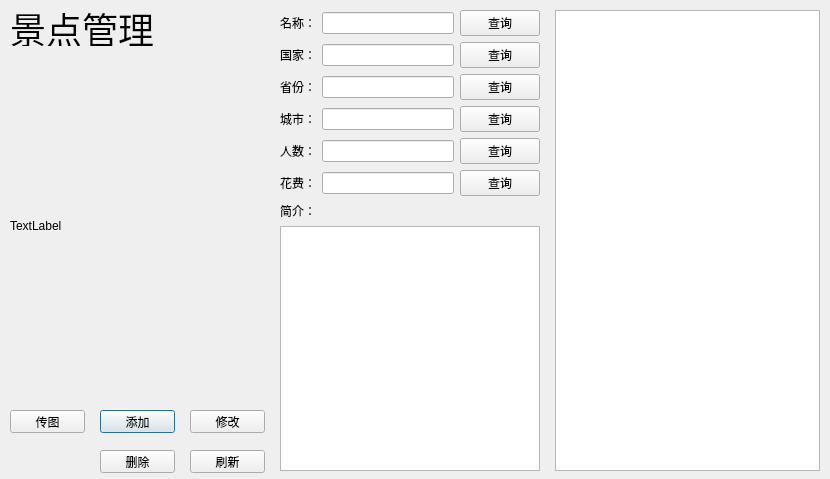
<?xml version="1.0" encoding="UTF-8"?>
<ui version="4.0">
 <class>placeDialog</class>
 <widget class="QDialog" name="placeDialog">
  <property name="geometry">
   <rect>
    <x>0</x>
    <y>0</y>
    <width>830</width>
    <height>479</height>
   </rect>
  </property>
  <property name="windowTitle">
   <string>Dialog</string>
  </property>
  <widget class="QLabel" name="label">
   <property name="geometry">
    <rect>
     <x>10</x>
     <y>10</y>
     <width>144</width>
     <height>36</height>
    </rect>
   </property>
   <property name="font">
    <font>
     <pointsize>27</pointsize>
    </font>
   </property>
   <property name="text">
    <string>景点管理</string>
   </property>
  </widget>
  <widget class="QLabel" name="label_2">
   <property name="geometry">
    <rect>
     <x>10</x>
     <y>60</y>
     <width>251</width>
     <height>331</height>
    </rect>
   </property>
   <property name="text">
    <string>TextLabel</string>
   </property>
  </widget>
  <widget class="QPushButton" name="pushButton_3">
   <property name="geometry">
    <rect>
     <x>100</x>
     <y>410</y>
     <width>75</width>
     <height>23</height>
    </rect>
   </property>
   <property name="text">
    <string>添加</string>
   </property>
  </widget>
  <widget class="QPushButton" name="pushButton_4">
   <property name="geometry">
    <rect>
     <x>190</x>
     <y>410</y>
     <width>75</width>
     <height>23</height>
    </rect>
   </property>
   <property name="text">
    <string>修改</string>
   </property>
  </widget>
  <widget class="QPushButton" name="pushButton_5">
   <property name="geometry">
    <rect>
     <x>100</x>
     <y>450</y>
     <width>75</width>
     <height>23</height>
    </rect>
   </property>
   <property name="text">
    <string>删除</string>
   </property>
  </widget>
  <widget class="QPushButton" name="pushButton_6">
   <property name="geometry">
    <rect>
     <x>190</x>
     <y>450</y>
     <width>75</width>
     <height>23</height>
    </rect>
   </property>
   <property name="text">
    <string>刷新</string>
   </property>
  </widget>
  <widget class="QPushButton" name="pushButton_7">
   <property name="geometry">
    <rect>
     <x>10</x>
     <y>410</y>
     <width>75</width>
     <height>23</height>
    </rect>
   </property>
   <property name="text">
    <string>传图</string>
   </property>
  </widget>
  <widget class="QTableView" name="tableView">
   <property name="geometry">
    <rect>
     <x>555</x>
     <y>10</y>
     <width>265</width>
     <height>461</height>
    </rect>
   </property>
  </widget>
  <widget class="QWidget" name="">
   <property name="geometry">
    <rect>
     <x>280</x>
     <y>10</y>
     <width>260</width>
     <height>461</height>
    </rect>
   </property>
   <layout class="QVBoxLayout" name="verticalLayout">
    <item>
     <layout class="QHBoxLayout" name="horizontalLayout">
      <item>
       <widget class="QLabel" name="label_3">
        <property name="text">
         <string>名称：</string>
        </property>
       </widget>
      </item>
      <item>
       <widget class="QLineEdit" name="lineEdit"/>
      </item>
      <item>
       <widget class="QPushButton" name="pushButton_8">
        <property name="text">
         <string>查询</string>
        </property>
       </widget>
      </item>
     </layout>
    </item>
    <item>
     <layout class="QHBoxLayout" name="horizontalLayout_2">
      <item>
       <widget class="QLabel" name="label_4">
        <property name="text">
         <string>国家：</string>
        </property>
       </widget>
      </item>
      <item>
       <widget class="QLineEdit" name="lineEdit_2"/>
      </item>
      <item>
       <widget class="QPushButton" name="pushButton_9">
        <property name="text">
         <string>查询</string>
        </property>
       </widget>
      </item>
     </layout>
    </item>
    <item>
     <layout class="QHBoxLayout" name="horizontalLayout_3">
      <item>
       <widget class="QLabel" name="label_5">
        <property name="text">
         <string>省份：</string>
        </property>
       </widget>
      </item>
      <item>
       <widget class="QLineEdit" name="lineEdit_3"/>
      </item>
      <item>
       <widget class="QPushButton" name="pushButton_10">
        <property name="text">
         <string>查询</string>
        </property>
       </widget>
      </item>
     </layout>
    </item>
    <item>
     <layout class="QHBoxLayout" name="horizontalLayout_4">
      <item>
       <widget class="QLabel" name="label_6">
        <property name="text">
         <string>城市：</string>
        </property>
       </widget>
      </item>
      <item>
       <widget class="QLineEdit" name="lineEdit_4"/>
      </item>
      <item>
       <widget class="QPushButton" name="pushButton_11">
        <property name="text">
         <string>查询</string>
        </property>
       </widget>
      </item>
     </layout>
    </item>
    <item>
     <layout class="QHBoxLayout" name="horizontalLayout_5">
      <item>
       <widget class="QLabel" name="label_7">
        <property name="text">
         <string>人数：</string>
        </property>
       </widget>
      </item>
      <item>
       <widget class="QLineEdit" name="lineEdit_5"/>
      </item>
      <item>
       <widget class="QPushButton" name="pushButton_12">
        <property name="text">
         <string>查询</string>
        </property>
       </widget>
      </item>
     </layout>
    </item>
    <item>
     <layout class="QHBoxLayout" name="horizontalLayout_6">
      <item>
       <widget class="QLabel" name="label_8">
        <property name="text">
         <string>花费：</string>
        </property>
       </widget>
      </item>
      <item>
       <widget class="QLineEdit" name="lineEdit_6"/>
      </item>
      <item>
       <widget class="QPushButton" name="pushButton_13">
        <property name="text">
         <string>查询</string>
        </property>
       </widget>
      </item>
     </layout>
    </item>
    <item>
     <widget class="QLabel" name="label_9">
      <property name="text">
       <string>简介：</string>
      </property>
     </widget>
    </item>
    <item>
     <widget class="QTextEdit" name="textEdit"/>
    </item>
   </layout>
  </widget>
 </widget>
 <resources/>
 <connections/>
</ui>
